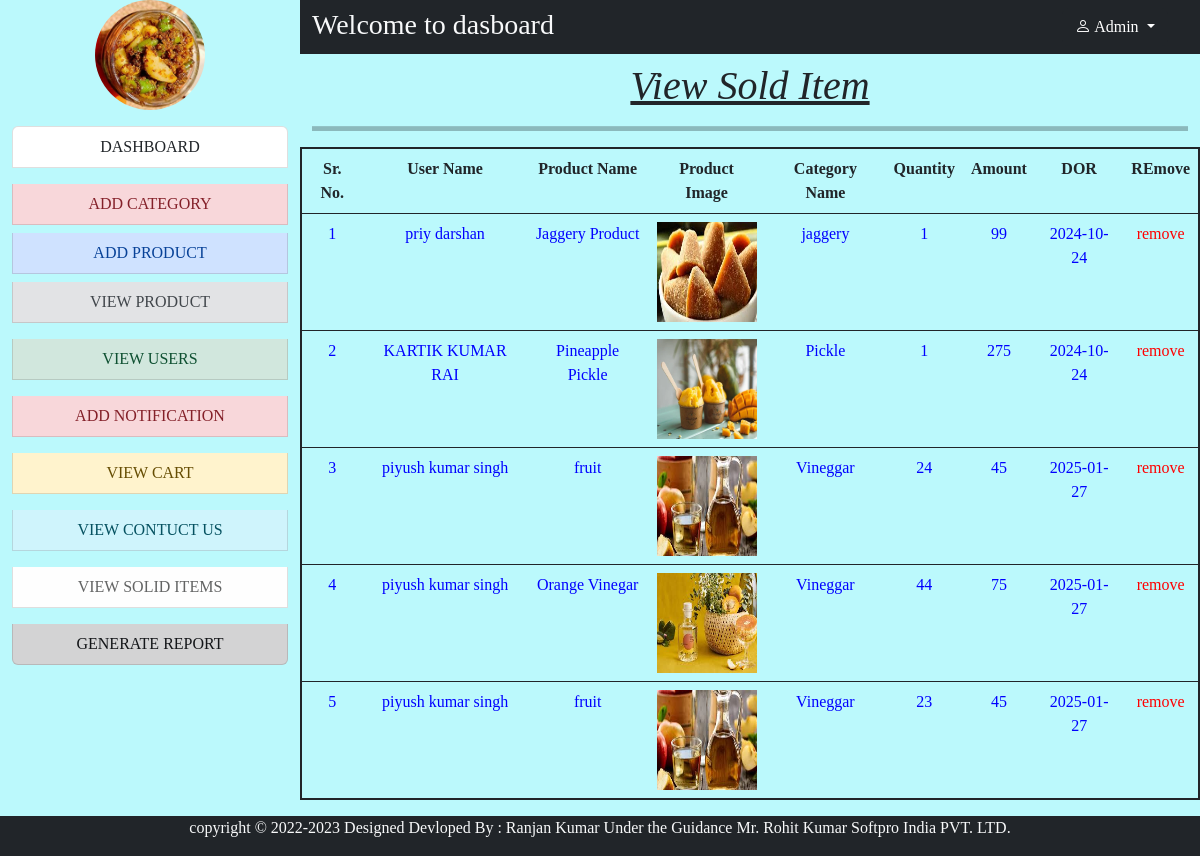
/admin/sold_item.php, run on the app's committed database.
### tables this page shows
CREATE TABLE `tbl_order` (
  `order_id` int(11) NOT NULL,
  `user_id` int(11) NOT NULL,
  `cate_id` int(11) NOT NULL,
  `pro_id` int(11) NOT NULL,
  `unit` varchar(8) NOT NULL,
  `amount` varchar(10) NOT NULL,
  `order_date` varchar(10) NOT NULL
);

CREATE TABLE `tbl_user` (
  `user_id` int(11) NOT NULL,
  `name` varchar(60) NOT NULL,
  `email` varchar(60) NOT NULL,
  `mobile` varchar(10) NOT NULL,
  `password` varchar(20) NOT NULL,
  `city` varchar(20) NOT NULL,
  `address` varchar(100) NOT NULL,
  `dor` varchar(10) NOT NULL
);

CREATE TABLE `tbl_product` (
  `pro_id` int(11) NOT NULL,
  `pro_name` varchar(100) NOT NULL,
  `cat_id` int(11) NOT NULL,
  `file_name` varchar(200) NOT NULL,
  `total_unit` int(5) NOT NULL,
  `c_price` varchar(4) NOT NULL,
  `s_price` varchar(4) NOT NULL,
  `expiry` varchar(10) NOT NULL,
  `description` varchar(200) NOT NULL,
  `date` varchar(20) NOT NULL
);

CREATE TABLE `tbl_category` (
  `cat_id` int(11) NOT NULL,
  `name` varchar(60) NOT NULL,
  `date` varchar(20) NOT NULL
);

### admin/sold_item.php (the view, shortened to what this page needs)
<?php
include("all_dashboard.php");
include("connection.php");
$query = "select * from tbl_order";
$res = mysqli_query($con, $query);
?>
<div class="col-sm-12">
    <h1 class="text-center mt-2"><i><u>View Sold Item</u></i></h1>
    <hr style="height:5px; background-color:black">
</div>
<div class="row text-center">
    <table class="table border border-dark border-2">
        <form action="">
            <tr>
                <th>Sr. No.</th>
                <th>User Name</th>
                <th>Product Name</th>
                <th>Product Image</th>
                <th>Category Name</th>
                <th>Quantity</th>
                <th>Amount</th>
                <th>DOR</th>
                <th>REmove</th>
            </tr>
            <tbody>
                <?php
                $a = 1;
                while ($row = mysqli_fetch_array($res)) {
                ?>
                    <tr style="color:blue;">
                        <td><?php echo $a; ?></td>
                        <?php $user_id = $row['user_id'];
                        $query2 = "select * from tbl_user where user_id='$user_id'";
                        $res2 = mysqli_query($con, $query2);
                        $row2 = mysqli_fetch_array($res2);
                        ?>
                        <td><?php echo $row2['name']; ?></td>
                        <?php $pro_id = $row['pro_id'];
                        $query3 = "select * from tbl_product where pro_id='$pro_id'";
                        $res3 = mysqli_query($con, $query3);
                        $row3 = mysqli_fetch_array($res3);
                        ?>
                        <td><?php echo $row3['pro_name']; ?></td>
                        <td><img src="product/<?php echo $row3['file_name']; ?>" Style="height:100px; width:100px;" /></td>
                        <?php $cate_id = $row['cate_id'];
                        $query4 = "select * from tbl_category where cat_id='$cate_id'";
                        $res4 = mysqli_query($con, $query4);
                        $row4 = mysqli_fetch_array($res4);
                        ?>
                        <td><?php echo $row4['name']; ?></td>
                        <td><?php echo $row['unit']; ?></td>
                        <td><?php echo $row['amount']; ?></td>
                        <td><?php echo $row['order_date']; ?></td>
                        <td><a href="sold_item_del.php?id=<?php echo $row['order_id']; ?>" style="text-decoration:none; color:red;">remove</a></td>
                    </tr>
            </tbody>
        <?php
                    $a++;
                }
        ?>
        </form>
    </table>
</div>
</div>
</div>
</div>
<div class="row bg-dark text-center text-light mx-0">
    <div class="col-sm-12">
        <p>copyright &copy; 2022-2023 Designed Devloped By : Ranjan Kumar Under the Guidance Mr. Rohit Kumar Softpro India PVT. LTD.</p>
    </div>
</div>
</body>
</html>

### assets/cs/style.css (style rules this page uses)
body { background:rgba(0,0,0,.5); font-family:Josefin Sans; }

### admin/all_dashboard.php (style rules this page uses)
body { background-color: #BBF9FC; }

### data on the page
tbl_order: user.name "priy darshan", pro.pro_name "Jaggery Product", pro.file_name (picture), tbl_category.name "jaggery", unit "1", amount "99", order_date "2024-10-24"
tbl_order: user.name "KARTIK KUMAR RAI", pro.pro_name "Pineapple Pickle", pro.file_name (picture), tbl_category.name "Pickle", unit "1", amount "275", order_date "2024-10-24"
tbl_order: user.name "piyush kumar singh", pro.pro_name "fruit", pro.file_name (picture), tbl_category.name "Vineggar", unit "24", amount "45", order_date "2025-01-27"
tbl_order: user.name "piyush kumar singh", pro.pro_name "Orange Vinegar", pro.file_name (picture), tbl_category.name "Vineggar", unit "44", amount "75", order_date "2025-01-27"
tbl_order: user.name "piyush kumar singh", pro.pro_name "fruit", pro.file_name (picture), tbl_category.name "Vineggar", unit "23", amount "45", order_date "2025-01-27"
